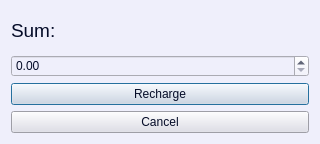
<?xml version="1.0" encoding="UTF-8"?>
<ui version="4.0">
 <class>Recharge</class>
 <widget class="QDialog" name="Recharge">
  <property name="geometry">
   <rect>
    <x>0</x>
    <y>0</y>
    <width>320</width>
    <height>144</height>
   </rect>
  </property>
  <property name="minimumSize">
   <size>
    <width>320</width>
    <height>144</height>
   </size>
  </property>
  <property name="maximumSize">
   <size>
    <width>320</width>
    <height>144</height>
   </size>
  </property>
  <property name="windowTitle">
   <string>Dialog</string>
  </property>
  <property name="styleSheet">
   <string notr="true">background-color: rgb(239, 239, 251);</string>
  </property>
  <layout class="QVBoxLayout" name="verticalLayout">
   <item>
    <widget class="QLabel" name="Sum">
     <property name="font">
      <font>
       <family>Arial</family>
       <pointsize>14</pointsize>
       <weight>50</weight>
       <italic>false</italic>
       <bold>false</bold>
      </font>
     </property>
     <property name="styleSheet">
      <string notr="true">font: 14pt &quot;Arial&quot;;
color: rgb(5, 12, 40);</string>
     </property>
     <property name="text">
      <string>Sum:</string>
     </property>
    </widget>
   </item>
   <item>
    <widget class="QDoubleSpinBox" name="sum">
     <property name="styleSheet">
      <string notr="true">font: 14pt &quot;Arial&quot;;
color: rgb(5, 12, 40);</string>
     </property>
     <property name="maximum">
      <double>50000.000000000000000</double>
     </property>
     <property name="singleStep">
      <double>50.000000000000000</double>
     </property>
    </widget>
   </item>
   <item>
    <widget class="QPushButton" name="recharge">
     <property name="autoFillBackground">
      <bool>false</bool>
     </property>
     <property name="styleSheet">
      <string notr="true">font: 14pt &quot;Arial&quot;;
background-color: rgb(221, 221, 232);
color: rgb(5, 12, 40);</string>
     </property>
     <property name="text">
      <string>Recharge</string>
     </property>
    </widget>
   </item>
   <item>
    <widget class="QPushButton" name="cancel">
     <property name="autoFillBackground">
      <bool>false</bool>
     </property>
     <property name="styleSheet">
      <string notr="true">font: 14pt &quot;Arial&quot;;
background-color: rgb(221, 221, 232);
color: rgb(5, 12, 40);</string>
     </property>
     <property name="text">
      <string>Cancel</string>
     </property>
    </widget>
   </item>
  </layout>
 </widget>
 <resources/>
 <connections/>
</ui>
